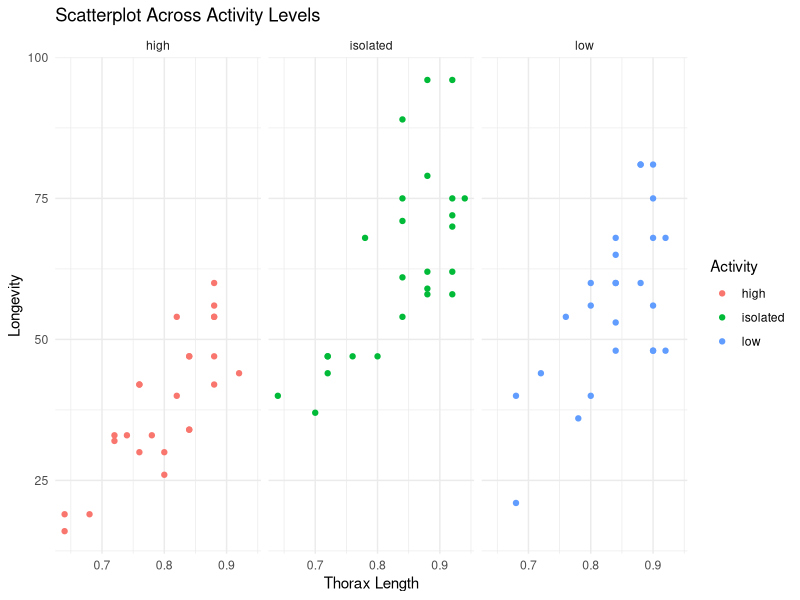
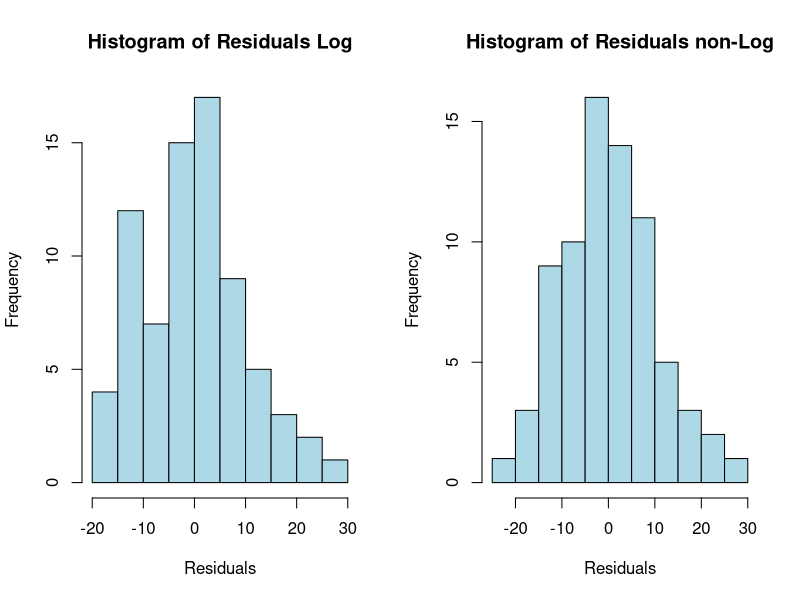

These figures' R source, in order:
## ---- chunk 1
library(lme4) 
fruitflies.1 <- read.table("./data/fruitflies.txt", header = TRUE)
fruitflies.1$loglongevity <- log(fruitflies.1$longevity)
## ---- chunk 2

anova_result_a <- aov(loglongevity ~ activity, data = fruitflies.1)

means_by_activity <- tapply(fruitflies.1$loglongevity, fruitflies.1$activity, mean)
estimated_longevities <- exp(means_by_activity)

## ---- chunk 3
summary(anova_result_a)
## ---- chunk 4

print(estimated_longevities)
## ---- chunk 5

anova_result_b <- aov(loglongevity ~ activity * thorax, data = fruitflies.1)

#means_by_activity <- tapply(fruitflies.1$loglongevity, fruitflies.1$activity, mean)
#estimated_longevities <- exp(means_by_activity)
## ---- chunk 6
summary(anova_result_b)
## ---- chunk 7
#print(results_df)
## ---- chunk 8

library(ggplot2)

ggplot(fruitflies.1, aes(x = thorax, y = longevity, color = activity)) +
  geom_point() +
  labs(title = "Scatterplot Across Activity Levels",
       x = "Thorax Length",
       y = "Longevity",
       color = "Activity") +
  facet_wrap(~activity) +  # Separate plots for each activity level
  theme_minimal()

anova_result_b <- aov(longevity ~ activity * thorax, data = fruitflies.1)

## ---- chunk 9
summary(anova_result_b)
## ---- chunk 10
ancova_model <- aov(longevity ~ activity + thorax, data = fruitflies.1)
## ---- chunk 11
summary(ancova_model)
## ---- chunk 12
residuals <- residuals(ancova_model)
par(mfrow = c(1, 2))
# Create a histogram of the residuals
hist(residuals, main = "Histogram of Residuals Log", xlab = "Residuals", ylab = "Frequency", col = "lightblue", border = "black")

residuals <- residuals(anova_result_b)
hist(residuals, main = "Histogram of Residuals non-Log", xlab = "Residuals", ylab = "Frequency", col = "lightblue", border = "black")
